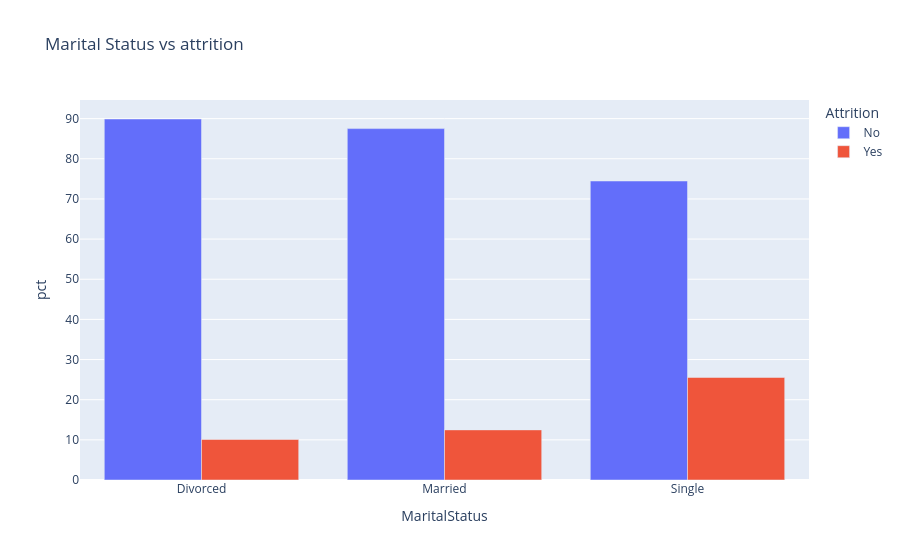

The notebook cell saved with this chart:
### Code cell
fig=px.bar(df_by_MaritalStatus,x='MaritalStatus',
           y='pct',
           color='Attrition',
           barmode="group",
           title='Marital Status vs attrition')
fig.show()

### Figure 1 — Plotly figure (JSON) as saved in the notebook; plotly's stock layout.template omitted (floating-point values rounded to 4 significant figures)
{"data": [{"alignmentgroup": "True", "hovertemplate": "Attrition=No<br>MaritalStatus=%{x}<br>pct=%{y}<extra></extra>", "legendgroup": "No", "marker": {"color": "#636efa", "pattern": {"shape": ""}}, "name": "No", "offsetgroup": "No", "orientation": "v", "showlegend": true, "textposition": "auto", "type": "bar", "x": ["Divorced", "Married", "Single"], "xaxis": "x", "y": [89.91, 87.52, 74.47], "yaxis": "y"}, {"alignmentgroup": "True", "hovertemplate": "Attrition=Yes<br>MaritalStatus=%{x}<br>pct=%{y}<extra></extra>", "legendgroup": "Yes", "marker": {"color": "#EF553B", "pattern": {"shape": ""}}, "name": "Yes", "offsetgroup": "Yes", "orientation": "v", "showlegend": true, "textposition": "auto", "type": "bar", "x": ["Divorced", "Married", "Single"], "xaxis": "x", "y": [10.09, 12.48, 25.53], "yaxis": "y"}], "layout": {"barmode": "group", "legend": {"title": {"text": "Attrition"}, "tracegroupgap": 0}, "title": {"text": "Marital Status vs attrition"}, "xaxis": {"anchor": "y", "domain": [0, 1], "title": {"text": "MaritalStatus"}}, "yaxis": {"anchor": "x", "domain": [0, 1], "title": {"text": "pct"}}}}
